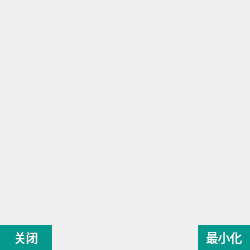
<?xml version="1.0" encoding="UTF-8"?>
<ui version="4.0">
 <class>ClockWidget</class>
 <widget class="QWidget" name="ClockWidget">
  <property name="geometry">
   <rect>
    <x>0</x>
    <y>0</y>
    <width>250</width>
    <height>250</height>
   </rect>
  </property>
  <property name="windowTitle">
   <string>ClockWidget</string>
  </property>
  <property name="windowIcon">
   <iconset resource="src.qrc">
    <normaloff>:/images/clock.png</normaloff>:/images/clock.png</iconset>
  </property>
  <property name="styleSheet">
   <string notr="true">QPushButton {
    border: none;
    color: #ffffff;
    padding: 6px;
    background-color:#05988C;
    min-width: 40px;
}
QPushButton:hover, QPushButton:pressed {
    border: none;
    background-color: #05B8fC;
}</string>
  </property>
  <widget class="QWidget" name="horizontalLayoutWidget">
   <property name="geometry">
    <rect>
     <x>0</x>
     <y>225</y>
     <width>250</width>
     <height>26</height>
    </rect>
   </property>
   <layout class="QHBoxLayout" name="horizontalLayout">
    <item>
     <widget class="QPushButton" name="pushButton">
      <property name="text">
       <string>关闭</string>
      </property>
     </widget>
    </item>
    <item>
     <spacer name="horizontalSpacer">
      <property name="orientation">
       <enum>Qt::Horizontal</enum>
      </property>
      <property name="sizeHint" stdset="0">
       <size>
        <width>40</width>
        <height>20</height>
       </size>
      </property>
     </spacer>
    </item>
    <item>
     <widget class="QPushButton" name="pushButton_2">
      <property name="text">
       <string>最小化</string>
      </property>
     </widget>
    </item>
   </layout>
  </widget>
 </widget>
 <resources>
  <include location="src.qrc"/>
 </resources>
 <connections/>
</ui>
